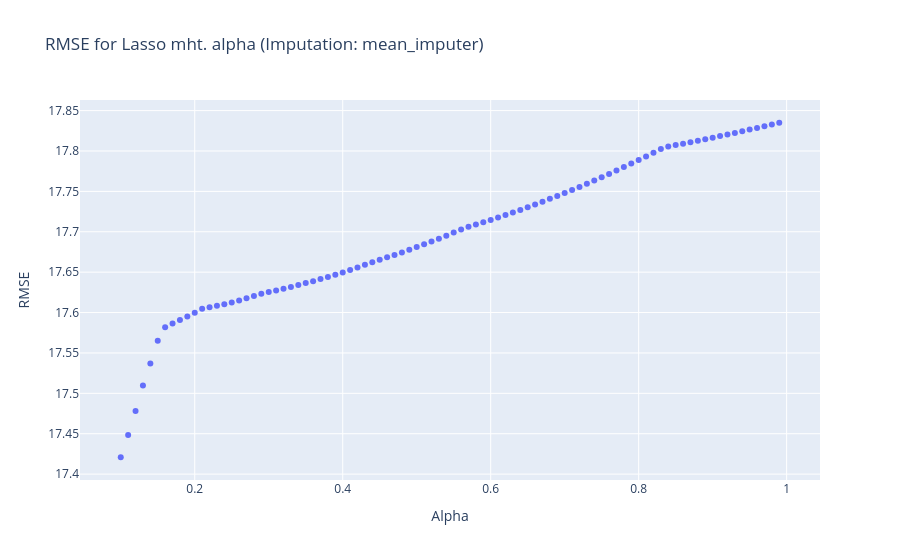
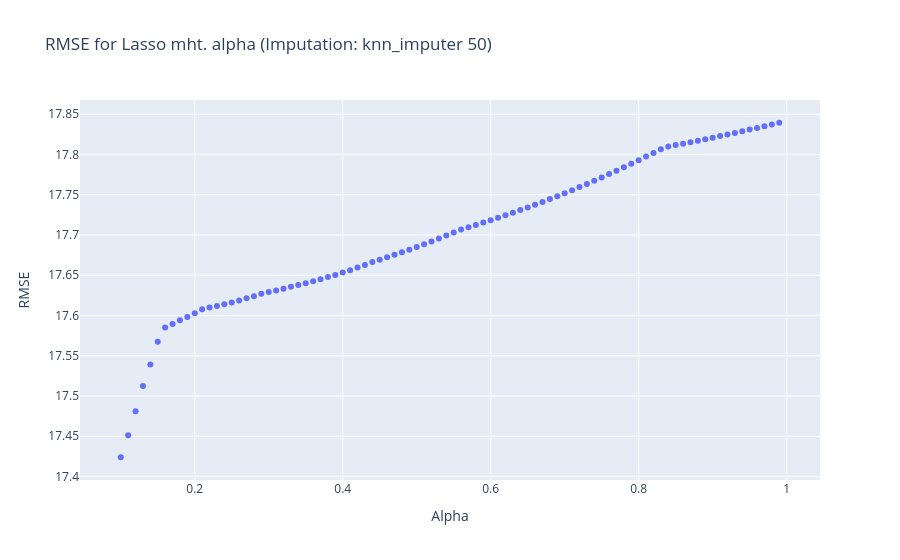
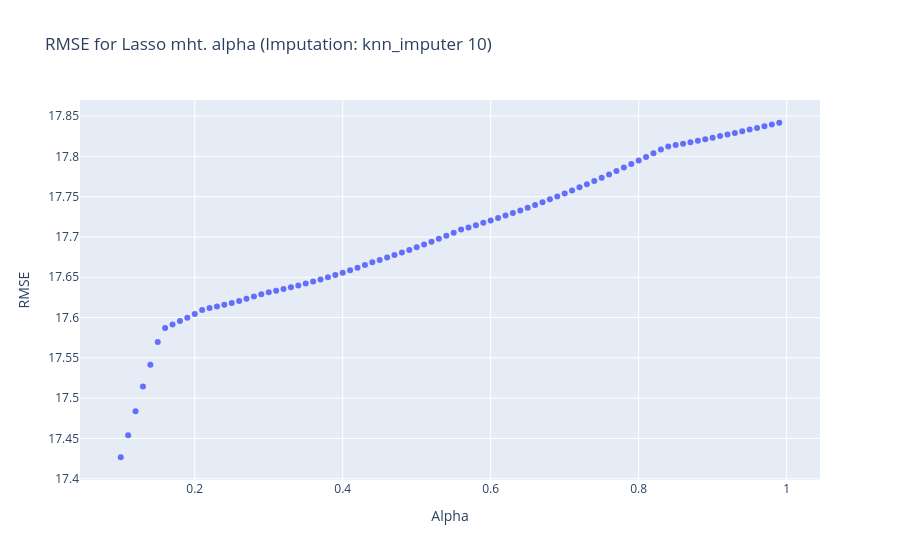
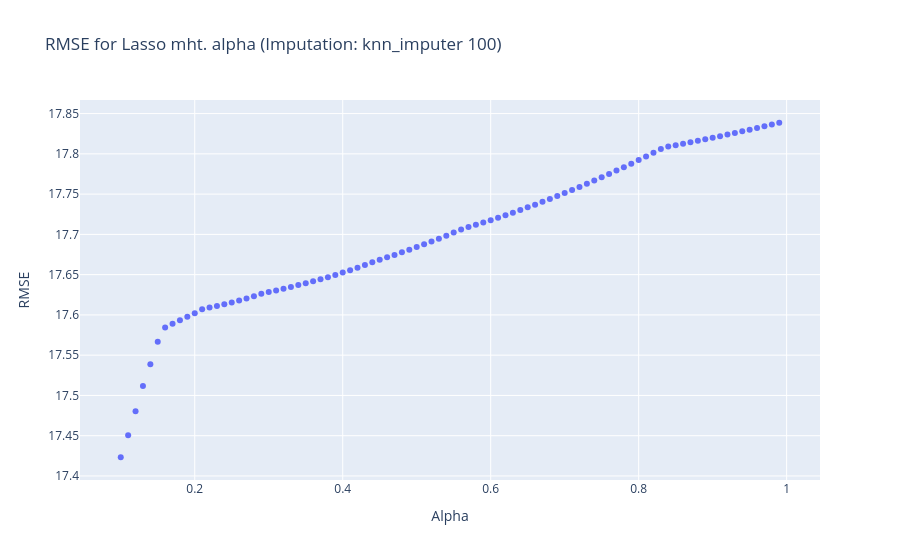

Write notebook code for charts like these, in order.
### Markdown cell above
## Splitting av data

### Code cell
import numpy as np
from sklearn.linear_model import Lasso, Ridge
from sklearn.metrics import mean_squared_error
import plotly.express as px

def alpha_model_test(imputation_strategy, model_class, model_name, alphas=np.arange(0.1, 1, 0.01), random_state=42):
    models = {
        alpha: model_class(alpha=alpha, random_state=random_state).fit(filled_X_train[imputation_strategy], y_train) 
        for alpha in alphas
    }
    
    rmse = {
        alpha: np.sqrt(mean_squared_error(y_val, model.predict(filled_x_val[imputation_strategy])))
        for alpha, model in models.items()
    }
    
    best_alpha = min(rmse, key=rmse.get)
    best_rmse = rmse[best_alpha]
    
    print(f"Model: {model_name}")
    print("Imputation Strategy:", imputation_strategy)
    print("Best Alpha:", best_alpha)
    print("Best RMSE:", best_rmse)

    fig = px.scatter(x=list(rmse.keys()), y=list(rmse.values()), labels={'x': 'Alpha', 'y': 'RMSE'},
                     title=f"RMSE for {model_name} mht. alpha (Imputation: {imputation_strategy})")
    fig.show()
    
    return best_alpha, best_rmse

def print_alpha_stats(model_class, model_name):
    best_alpha = None
    best_strategy = None
    best_rmse = float("inf")
    
    for strategy in imputation_strategies.keys():
        alpha, rmse = alpha_model_test(strategy, model_class, model_name)
        
        if rmse < best_rmse:
            best_alpha = alpha
            best_strategy = strategy
            best_rmse = rmse

    print("\nOverall best results for:", model_name)
    print("Best Imputation Strategy:", best_strategy)
    print("Best Alpha:", best_alpha)
    print("Best RMSE:", best_rmse)
    
    return best_alpha, best_rmse

best_lasso_alpha, best_lasso_rmse = print_alpha_stats(Lasso, "Lasso")
best_ridge_alpha, best_ridge_rmse = print_alpha_stats(Ridge, "Ridge")

### Figure 1 — Plotly figure (JSON) as saved in the notebook; plotly's stock layout.template omitted (floating-point values rounded to 4 significant figures)
{"data": [{"hovertemplate": "Alpha=%{x}<br>RMSE=%{y}<extra></extra>", "legendgroup": "", "marker": {"color": "#636efa", "symbol": "circle"}, "mode": "markers", "name": "", "orientation": "v", "showlegend": false, "type": "scatter", "x": [0.1, 0.11, 0.12, 0.13, 0.14, 0.15, 0.16, 0.17, 0.18, 0.19, 0.2, 0.21, 0.22, 0.23, 0.24, 0.25, 0.26, 0.27, 0.28, 0.29, 0.3, 0.31, 0.32, 0.33, 0.34, 0.35, 0.36, 0.37, 0.38, 0.39, 0.4, 0.41, 0.42, 0.43, 0.44, 0.45, 0.46, 0.47, 0.48, 0.49, 0.5, 0.51, 0.52, 0.53, 0.54, 0.55, 0.56, 0.57, 0.58, 0.59, 0.6, 0.61, 0.62, 0.63, 0.64, 0.65, 0.66, 0.67, 0.68, 0.69, 0.7, 0.71, 0.72, 0.73, 0.74, 0.75, 0.76, 0.77, 0.78, 0.79, 0.8, 0.81, 0.82, 0.83, 0.84, 0.85, 0.86, 0.87, 0.88, 0.89, 0.9, 0.91, 0.92, 0.93, 0.94, 0.95, 0.96, 0.97, 0.98, 0.99], "xaxis": "x", "y": [17.42, 17.45, 17.48, 17.51, 17.54, 17.57, 17.58, 17.59, 17.59, 17.6, 17.6, 17.6, 17.61, 17.61, 17.61, 17.61, 17.62, 17.62, 17.62, 17.62, 17.63, 17.63, 17.63, 17.63, 17.63, 17.64, 17.64, 17.64, 17.64, 17.65, 17.65, 17.65, 17.66, 17.66, 17.66, 17.67, 17.67, 17.67, 17.67, 17.68, 17.68, 17.68, 17.69, 17.69, 17.7, 17.7, 17.7, 17.71, 17.71, 17.71, 17.71, 17.72, 17.72, 17.72, 17.73, 17.73, 17.73, 17.74, 17.74, 17.74, 17.75, 17.75, 17.76, 17.76, 17.76, 17.77, 17.77, 17.78, 17.78, 17.78, 17.79, 17.79, 17.8, 17.8, 17.81, 17.81, 17.81, 17.81, 17.81, 17.81, 17.82, 17.82, 17.82, 17.82, 17.82, 17.83, 17.83, 17.83, 17.83, 17.83], "yaxis": "y"}], "layout": {"legend": {"tracegroupgap": 0}, "title": {"text": "RMSE for Lasso mht. alpha (Imputation: mean_imputer)"}, "xaxis": {"anchor": "y", "domain": [0, 1], "title": {"text": "Alpha"}}, "yaxis": {"anchor": "x", "domain": [0, 1], "title": {"text": "RMSE"}}}}

### Figure 2 — Plotly figure (JSON) as saved in the notebook; plotly's stock layout.template omitted (floating-point values rounded to 4 significant figures)
{"data": [{"hovertemplate": "Alpha=%{x}<br>RMSE=%{y}<extra></extra>", "legendgroup": "", "marker": {"color": "#636efa", "symbol": "circle"}, "mode": "markers", "name": "", "orientation": "v", "showlegend": false, "type": "scatter", "x": [0.1, 0.11, 0.12, 0.13, 0.14, 0.15, 0.16, 0.17, 0.18, 0.19, 0.2, 0.21, 0.22, 0.23, 0.24, 0.25, 0.26, 0.27, 0.28, 0.29, 0.3, 0.31, 0.32, 0.33, 0.34, 0.35, 0.36, 0.37, 0.38, 0.39, 0.4, 0.41, 0.42, 0.43, 0.44, 0.45, 0.46, 0.47, 0.48, 0.49, 0.5, 0.51, 0.52, 0.53, 0.54, 0.55, 0.56, 0.57, 0.58, 0.59, 0.6, 0.61, 0.62, 0.63, 0.64, 0.65, 0.66, 0.67, 0.68, 0.69, 0.7, 0.71, 0.72, 0.73, 0.74, 0.75, 0.76, 0.77, 0.78, 0.79, 0.8, 0.81, 0.82, 0.83, 0.84, 0.85, 0.86, 0.87, 0.88, 0.89, 0.9, 0.91, 0.92, 0.93, 0.94, 0.95, 0.96, 0.97, 0.98, 0.99], "xaxis": "x", "y": [17.42, 17.45, 17.48, 17.51, 17.54, 17.57, 17.59, 17.59, 17.59, 17.6, 17.6, 17.61, 17.61, 17.61, 17.61, 17.62, 17.62, 17.62, 17.62, 17.63, 17.63, 17.63, 17.63, 17.64, 17.64, 17.64, 17.64, 17.65, 17.65, 17.65, 17.65, 17.66, 17.66, 17.66, 17.67, 17.67, 17.67, 17.68, 17.68, 17.68, 17.69, 17.69, 17.69, 17.7, 17.7, 17.7, 17.71, 17.71, 17.71, 17.72, 17.72, 17.72, 17.72, 17.73, 17.73, 17.73, 17.74, 17.74, 17.74, 17.75, 17.75, 17.76, 17.76, 17.76, 17.77, 17.77, 17.78, 17.78, 17.78, 17.79, 17.79, 17.8, 17.8, 17.81, 17.81, 17.81, 17.81, 17.82, 17.82, 17.82, 17.82, 17.82, 17.82, 17.83, 17.83, 17.83, 17.83, 17.84, 17.84, 17.84], "yaxis": "y"}], "layout": {"legend": {"tracegroupgap": 0}, "title": {"text": "RMSE for Lasso mht. alpha (Imputation: knn_imputer 50)"}, "xaxis": {"anchor": "y", "domain": [0, 1], "title": {"text": "Alpha"}}, "yaxis": {"anchor": "x", "domain": [0, 1], "title": {"text": "RMSE"}}}}

### Figure 3 — Plotly figure (JSON) as saved in the notebook; plotly's stock layout.template omitted (floating-point values rounded to 4 significant figures)
{"data": [{"hovertemplate": "Alpha=%{x}<br>RMSE=%{y}<extra></extra>", "legendgroup": "", "marker": {"color": "#636efa", "symbol": "circle"}, "mode": "markers", "name": "", "orientation": "v", "showlegend": false, "type": "scatter", "x": [0.1, 0.11, 0.12, 0.13, 0.14, 0.15, 0.16, 0.17, 0.18, 0.19, 0.2, 0.21, 0.22, 0.23, 0.24, 0.25, 0.26, 0.27, 0.28, 0.29, 0.3, 0.31, 0.32, 0.33, 0.34, 0.35, 0.36, 0.37, 0.38, 0.39, 0.4, 0.41, 0.42, 0.43, 0.44, 0.45, 0.46, 0.47, 0.48, 0.49, 0.5, 0.51, 0.52, 0.53, 0.54, 0.55, 0.56, 0.57, 0.58, 0.59, 0.6, 0.61, 0.62, 0.63, 0.64, 0.65, 0.66, 0.67, 0.68, 0.69, 0.7, 0.71, 0.72, 0.73, 0.74, 0.75, 0.76, 0.77, 0.78, 0.79, 0.8, 0.81, 0.82, 0.83, 0.84, 0.85, 0.86, 0.87, 0.88, 0.89, 0.9, 0.91, 0.92, 0.93, 0.94, 0.95, 0.96, 0.97, 0.98, 0.99], "xaxis": "x", "y": [17.43, 17.45, 17.48, 17.51, 17.54, 17.57, 17.59, 17.59, 17.6, 17.6, 17.6, 17.61, 17.61, 17.61, 17.62, 17.62, 17.62, 17.62, 17.63, 17.63, 17.63, 17.63, 17.64, 17.64, 17.64, 17.64, 17.64, 17.65, 17.65, 17.65, 17.66, 17.66, 17.66, 17.67, 17.67, 17.67, 17.67, 17.68, 17.68, 17.68, 17.69, 17.69, 17.69, 17.7, 17.7, 17.71, 17.71, 17.71, 17.71, 17.72, 17.72, 17.72, 17.73, 17.73, 17.73, 17.74, 17.74, 17.74, 17.75, 17.75, 17.75, 17.76, 17.76, 17.77, 17.77, 17.77, 17.78, 17.78, 17.79, 17.79, 17.79, 17.8, 17.8, 17.81, 17.81, 17.81, 17.82, 17.82, 17.82, 17.82, 17.82, 17.83, 17.83, 17.83, 17.83, 17.83, 17.84, 17.84, 17.84, 17.84], "yaxis": "y"}], "layout": {"legend": {"tracegroupgap": 0}, "title": {"text": "RMSE for Lasso mht. alpha (Imputation: knn_imputer 10)"}, "xaxis": {"anchor": "y", "domain": [0, 1], "title": {"text": "Alpha"}}, "yaxis": {"anchor": "x", "domain": [0, 1], "title": {"text": "RMSE"}}}}

### Figure 4 — Plotly figure (JSON) as saved in the notebook; plotly's stock layout.template omitted (floating-point values rounded to 4 significant figures)
{"data": [{"hovertemplate": "Alpha=%{x}<br>RMSE=%{y}<extra></extra>", "legendgroup": "", "marker": {"color": "#636efa", "symbol": "circle"}, "mode": "markers", "name": "", "orientation": "v", "showlegend": false, "type": "scatter", "x": [0.1, 0.11, 0.12, 0.13, 0.14, 0.15, 0.16, 0.17, 0.18, 0.19, 0.2, 0.21, 0.22, 0.23, 0.24, 0.25, 0.26, 0.27, 0.28, 0.29, 0.3, 0.31, 0.32, 0.33, 0.34, 0.35, 0.36, 0.37, 0.38, 0.39, 0.4, 0.41, 0.42, 0.43, 0.44, 0.45, 0.46, 0.47, 0.48, 0.49, 0.5, 0.51, 0.52, 0.53, 0.54, 0.55, 0.56, 0.57, 0.58, 0.59, 0.6, 0.61, 0.62, 0.63, 0.64, 0.65, 0.66, 0.67, 0.68, 0.69, 0.7, 0.71, 0.72, 0.73, 0.74, 0.75, 0.76, 0.77, 0.78, 0.79, 0.8, 0.81, 0.82, 0.83, 0.84, 0.85, 0.86, 0.87, 0.88, 0.89, 0.9, 0.91, 0.92, 0.93, 0.94, 0.95, 0.96, 0.97, 0.98, 0.99], "xaxis": "x", "y": [17.42, 17.45, 17.48, 17.51, 17.54, 17.57, 17.58, 17.59, 17.59, 17.6, 17.6, 17.61, 17.61, 17.61, 17.61, 17.62, 17.62, 17.62, 17.62, 17.63, 17.63, 17.63, 17.63, 17.63, 17.64, 17.64, 17.64, 17.64, 17.65, 17.65, 17.65, 17.66, 17.66, 17.66, 17.67, 17.67, 17.67, 17.67, 17.68, 17.68, 17.68, 17.69, 17.69, 17.69, 17.7, 17.7, 17.71, 17.71, 17.71, 17.71, 17.72, 17.72, 17.72, 17.73, 17.73, 17.73, 17.74, 17.74, 17.74, 17.75, 17.75, 17.76, 17.76, 17.76, 17.77, 17.77, 17.77, 17.78, 17.78, 17.79, 17.79, 17.8, 17.8, 17.81, 17.81, 17.81, 17.81, 17.81, 17.82, 17.82, 17.82, 17.82, 17.82, 17.83, 17.83, 17.83, 17.83, 17.83, 17.84, 17.84], "yaxis": "y"}], "layout": {"legend": {"tracegroupgap": 0}, "title": {"text": "RMSE for Lasso mht. alpha (Imputation: knn_imputer 100)"}, "xaxis": {"anchor": "y", "domain": [0, 1], "title": {"text": "Alpha"}}, "yaxis": {"anchor": "x", "domain": [0, 1], "title": {"text": "RMSE"}}}}
